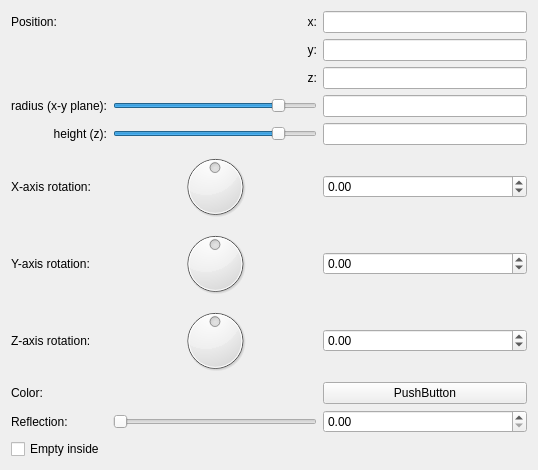
<?xml version="1.0" encoding="UTF-8"?>
<ui version="4.0">
 <class>Form</class>
 <widget class="QWidget" name="Form">
  <property name="geometry">
   <rect>
    <x>0</x>
    <y>0</y>
    <width>538</width>
    <height>470</height>
   </rect>
  </property>
  <property name="windowTitle">
   <string>Form</string>
  </property>
  <layout class="QVBoxLayout" name="verticalLayout">
   <item>
    <layout class="QGridLayout" name="gridLayout">
     <item row="9" column="1">
      <widget class="QSlider" name="slider_reflection">
       <property name="minimum">
        <number>0</number>
       </property>
       <property name="maximum">
        <number>100</number>
       </property>
       <property name="singleStep">
        <number>1</number>
       </property>
       <property name="orientation">
        <enum>Qt::Horizontal</enum>
       </property>
      </widget>
     </item>
     <item row="8" column="0">
      <widget class="QLabel" name="label_18">
       <property name="text">
        <string>Color:</string>
       </property>
      </widget>
     </item>
     <item row="7" column="0">
      <widget class="QLabel" name="label_15">
       <property name="text">
        <string>Z-axis rotation:</string>
       </property>
      </widget>
     </item>
     <item row="0" column="2">
      <widget class="MyLineEdit" name="vect3_position_x"/>
     </item>
     <item row="5" column="0">
      <widget class="QLabel" name="label_8">
       <property name="text">
        <string>X-axis rotation:</string>
       </property>
      </widget>
     </item>
     <item row="0" column="0">
      <widget class="QLabel" name="label_10">
       <property name="text">
        <string>Position:</string>
       </property>
      </widget>
     </item>
     <item row="1" column="2">
      <widget class="MyLineEdit" name="vect3_position_y"/>
     </item>
     <item row="2" column="1">
      <widget class="QLabel" name="label_13">
       <property name="text">
        <string>z:</string>
       </property>
       <property name="alignment">
        <set>Qt::AlignRight|Qt::AlignTrailing|Qt::AlignVCenter</set>
       </property>
      </widget>
     </item>
     <item row="7" column="1">
      <widget class="QDial" name="dial3_rotation_z">
       <property name="minimum">
        <number>-18000</number>
       </property>
       <property name="maximum">
        <number>18000</number>
       </property>
       <property name="wrapping">
        <bool>true</bool>
       </property>
      </widget>
     </item>
     <item row="6" column="2">
      <widget class="MyDoubleSpinBox" name="spinboxd3_rotation_y">
       <property name="prefix">
        <string/>
       </property>
       <property name="suffix">
        <string/>
       </property>
       <property name="decimals">
        <number>2</number>
       </property>
       <property name="minimum">
        <double>-36000.000000000000000</double>
       </property>
       <property name="maximum">
        <double>36000.000000000000000</double>
       </property>
       <property name="singleStep">
        <double>0.100000000000000</double>
       </property>
      </widget>
     </item>
     <item row="4" column="2">
      <widget class="MyLineEdit" name="logedit_height">
       <property name="sizePolicy">
        <sizepolicy hsizetype="Expanding" vsizetype="Fixed">
         <horstretch>0</horstretch>
         <verstretch>0</verstretch>
        </sizepolicy>
       </property>
      </widget>
     </item>
     <item row="3" column="0">
      <widget class="QLabel" name="label_14">
       <property name="text">
        <string>radius (x-y plane):</string>
       </property>
       <property name="alignment">
        <set>Qt::AlignRight|Qt::AlignTrailing|Qt::AlignVCenter</set>
       </property>
      </widget>
     </item>
     <item row="4" column="0">
      <widget class="QLabel" name="label_16">
       <property name="text">
        <string>height (z):</string>
       </property>
       <property name="alignment">
        <set>Qt::AlignRight|Qt::AlignTrailing|Qt::AlignVCenter</set>
       </property>
      </widget>
     </item>
     <item row="3" column="1">
      <widget class="QSlider" name="logslider_radius">
       <property name="sizePolicy">
        <sizepolicy hsizetype="Expanding" vsizetype="Fixed">
         <horstretch>0</horstretch>
         <verstretch>0</verstretch>
        </sizepolicy>
       </property>
       <property name="sizeIncrement">
        <size>
         <width>0</width>
         <height>0</height>
        </size>
       </property>
       <property name="minimum">
        <number>-1500</number>
       </property>
       <property name="maximum">
        <number>300</number>
       </property>
       <property name="orientation">
        <enum>Qt::Horizontal</enum>
       </property>
      </widget>
     </item>
     <item row="4" column="1">
      <widget class="QSlider" name="logslider_height">
       <property name="sizePolicy">
        <sizepolicy hsizetype="Expanding" vsizetype="Fixed">
         <horstretch>0</horstretch>
         <verstretch>0</verstretch>
        </sizepolicy>
       </property>
       <property name="sizeIncrement">
        <size>
         <width>0</width>
         <height>0</height>
        </size>
       </property>
       <property name="minimum">
        <number>-1500</number>
       </property>
       <property name="maximum">
        <number>300</number>
       </property>
       <property name="orientation">
        <enum>Qt::Horizontal</enum>
       </property>
      </widget>
     </item>
     <item row="9" column="0">
      <widget class="QLabel" name="label_19">
       <property name="text">
        <string>Reflection:</string>
       </property>
      </widget>
     </item>
     <item row="3" column="2">
      <widget class="MyLineEdit" name="logedit_radius">
       <property name="sizePolicy">
        <sizepolicy hsizetype="Expanding" vsizetype="Fixed">
         <horstretch>0</horstretch>
         <verstretch>0</verstretch>
        </sizepolicy>
       </property>
      </widget>
     </item>
     <item row="9" column="2">
      <widget class="MyDoubleSpinBox" name="spinbox_reflection">
       <property name="prefix">
        <string/>
       </property>
       <property name="suffix">
        <string/>
       </property>
       <property name="decimals">
        <number>2</number>
       </property>
       <property name="minimum">
        <double>0.000000000000000</double>
       </property>
       <property name="maximum">
        <double>1.000000000000000</double>
       </property>
       <property name="singleStep">
        <double>0.100000000000000</double>
       </property>
      </widget>
     </item>
     <item row="5" column="1">
      <widget class="QDial" name="dial3_rotation_x">
       <property name="minimum">
        <number>-18000</number>
       </property>
       <property name="maximum">
        <number>18000</number>
       </property>
       <property name="wrapping">
        <bool>true</bool>
       </property>
      </widget>
     </item>
     <item row="6" column="0">
      <widget class="QLabel" name="label_9">
       <property name="text">
        <string>Y-axis rotation:</string>
       </property>
      </widget>
     </item>
     <item row="5" column="2">
      <widget class="MyDoubleSpinBox" name="spinboxd3_rotation_x">
       <property name="prefix">
        <string/>
       </property>
       <property name="suffix">
        <string/>
       </property>
       <property name="decimals">
        <number>2</number>
       </property>
       <property name="minimum">
        <double>-36000.000000000000000</double>
       </property>
       <property name="maximum">
        <double>36000.000000000000000</double>
       </property>
       <property name="singleStep">
        <double>0.100000000000000</double>
       </property>
      </widget>
     </item>
     <item row="6" column="1">
      <widget class="QDial" name="dial3_rotation_y">
       <property name="minimum">
        <number>-18000</number>
       </property>
       <property name="maximum">
        <number>18000</number>
       </property>
       <property name="wrapping">
        <bool>true</bool>
       </property>
      </widget>
     </item>
     <item row="2" column="2">
      <widget class="MyLineEdit" name="vect3_position_z"/>
     </item>
     <item row="8" column="2">
      <widget class="QPushButton" name="colorButton_color">
       <property name="text">
        <string>PushButton</string>
       </property>
      </widget>
     </item>
     <item row="1" column="1">
      <widget class="QLabel" name="label_12">
       <property name="text">
        <string>y:</string>
       </property>
       <property name="alignment">
        <set>Qt::AlignRight|Qt::AlignTrailing|Qt::AlignVCenter</set>
       </property>
      </widget>
     </item>
     <item row="0" column="1">
      <widget class="QLabel" name="label_11">
       <property name="text">
        <string>x:</string>
       </property>
       <property name="alignment">
        <set>Qt::AlignRight|Qt::AlignTrailing|Qt::AlignVCenter</set>
       </property>
      </widget>
     </item>
     <item row="7" column="2">
      <widget class="MyDoubleSpinBox" name="spinboxd3_rotation_z">
       <property name="prefix">
        <string/>
       </property>
       <property name="suffix">
        <string/>
       </property>
       <property name="decimals">
        <number>2</number>
       </property>
       <property name="minimum">
        <double>-36000.000000000000000</double>
       </property>
       <property name="maximum">
        <double>36000.000000000000000</double>
       </property>
       <property name="singleStep">
        <double>0.100000000000000</double>
       </property>
      </widget>
     </item>
     <item row="10" column="0" colspan="2">
      <widget class="MyCheckBox" name="checkBox_empty">
       <property name="text">
        <string>Empty inside</string>
       </property>
      </widget>
     </item>
    </layout>
   </item>
   <item>
    <spacer name="verticalSpacer">
     <property name="orientation">
      <enum>Qt::Vertical</enum>
     </property>
     <property name="sizeHint" stdset="0">
      <size>
       <width>20</width>
       <height>40</height>
      </size>
     </property>
    </spacer>
   </item>
  </layout>
 </widget>
 <customwidgets>
  <customwidget>
   <class>MyLineEdit</class>
   <extends>QLineEdit</extends>
   <header>mylineedit.h</header>
  </customwidget>
  <customwidget>
   <class>MyDoubleSpinBox</class>
   <extends>QDoubleSpinBox</extends>
   <header>mydoublespinbox.h</header>
  </customwidget>
  <customwidget>
   <class>MyCheckBox</class>
   <extends>QCheckBox</extends>
   <header>mycheckbox.h</header>
  </customwidget>
 </customwidgets>
 <resources/>
 <connections/>
</ui>
